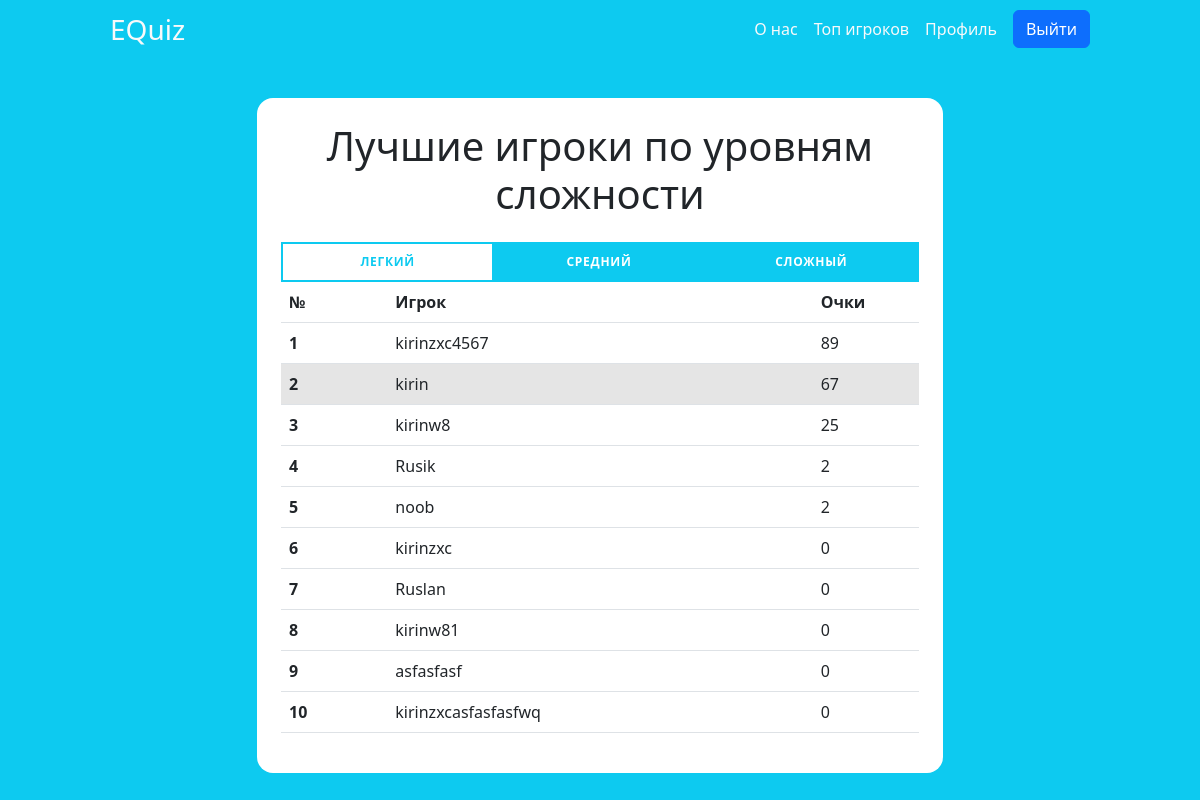
The app's page /top (signed in) with its own data.
### apps/authentication/models.py (models this page shows)
class User(AbstractUser):
    username = models.CharField(unique=True, max_length=200, error_messages={
        'unique': 'Это имя пользователя уже занято'
    })
    password = models.CharField(max_length=200)
    email = models.EmailField(unique=True, max_length=200, error_messages={
        'unique': 'Эта почта уже зарегистрирована'
    })
    phoneNumber = models.CharField(unique=True, max_length=12, error_messages={
        'unique': 'Этот номер телефона уже зарегистрирован'
    })
    first_name = None
    last_name = None

### apps/top/views.py (the view)
# urls.py: path('top',views.top, name='top'),
@login_required
def top(request):
    currentUser = request.user.username
    user_id = request.user.id
    allScoresEasy = UserScore.objects.order_by("-user_score_easy")
    allScoresMedium = UserScore.objects.order_by("-user_score_medium")
    allScoresHard = UserScore.objects.order_by("-user_score_hard")
    topPlayersEasy = {}
    topPlayersMedium = {}
    topPlayersHard = {}
    currentPlayerEasyScore = UserScore.objects.get(
        user_id=user_id).user_score_easy
    currentPlayerMediumScore = UserScore.objects.get(
        user_id=user_id).user_score_medium
    currentPlayerHardScore = UserScore.objects.get(
        user_id=user_id).user_score_hard
    count = 0
    currentPlayerEasyPlace = -1
    currentPlayerMediumPlace = -1
    currentPlayerHardPlace = -1
    for user in allScoresEasy:
        count += 1
        if len(topPlayersEasy) <= 9:
            user_id = user.user_id
            username = User.objects.get(id=user_id).username
            topPlayersEasy[username] = user.user_score_easy
            if username == currentUser:
                currentPlayerEasyPlace = count
        else:
            user_id = user.user_id
            username = User.objects.get(id=user_id).username
            if username == currentUser:
                currentPlayerEasyPlace = count
    count = 0
    for user in allScoresMedium:
        count += 1
        if len(topPlayersMedium) <= 9:
            user_id = user.user_id
            username = User.objects.get(id=user_id).username
            topPlayersMedium[username] = user.user_score_medium
            if username == currentUser:
                currentPlayerMediumPlace = count
        else:
            user_id = user.user_id
            username = User.objects.get(id=user_id).username
            if username == currentUser:
                currentPlayerMediumPlace = count
    count = 0
    for user in allScoresHard:
        count += 1
        if len(topPlayersHard) <= 9:
            user_id = user.user_id
            username = User.objects.get(id=user_id).username
            topPlayersHard[username] = user.user_score_hard
            if username == currentUser:
                currentPlayerHardPlace = count
        else:
            user_id = user.user_id
            username = User.objects.get(id=user_id).username
            if username == currentUser:
                currentPlayerHardPlace = count
    content = {
        'topPlayersEasy': topPlayersEasy.items(),
        'topPlayersMedium': topPlayersMedium.items(),
        'topPlayersHard': topPlayersHard.items(),
        'currentUser': currentUser,
        'currentPlayerEasyScore': currentPlayerEasyScore,
        'currentPlayerMediumScore': currentPlayerMediumScore,
        'currentPlayerHardScore': currentPlayerHardScore,
        'currentPlayerEasyPlace': currentPlayerEasyPlace,
        'currentPlayerMediumPlace': currentPlayerMediumPlace,
        'currentPlayerHardPlace': currentPlayerHardPlace,
    }
    return render(request, 'top.html', context=content)

### apps/top/templates/top.html (shortened to what this page needs)
{% extends 'header.html' %}
{% load static %}
{% block content %}
<link rel="stylesheet" href="{% static "css/styles.css" %}">
<div class="mt-5 col-7 d-flex flex-column mx-auto">
    <div class="p-4 rounded-4 bg-white">
        <h1 class="text-center mb-4">Лучшие игроки по уровням сложности</h1>
        <div class="tabs">
            <ul class="tabs__list w-100">
                <li class="tabs__item"><button class="tabs__btn
                        tabs__btn--active bg-info" data-tabs-path="easy">Легкий</button></li>
                <li class="tabs__item"><button class="tabs__btn"
                        data-tabs-path="medium">Средний</button></li>
                <li class="tabs__item"><button class="tabs__btn"
                        data-tabs-path="hard">Сложный</button></li>
            </ul>
            <div class="tabs__content tabs__content--active"
                data-tabs-target="easy">
                <div class="content">
                    <table class="table table-hover overflow-auto mh-100">
                        <thead>
                            <tr>
                                <th scope="col" class="col-2">№</th>
                                <th scope="col" class="col-8">Игрок</th>
                                <th scope="col" class="col-2">Очки</th>
                            </tr>
                        </thead>
                        <tbody>
                            {% if currentPlayerEasyPlace > 10 %}
                            {% for player, score in topPlayersEasy%}
                            <tr>
                                <th scope="row">{{ forloop.counter }}</th>
                                <td>{{player}}</td>
                                <td>{{score}}</td>
                            </tr>
                            {% endfor %}
                            <tr class="table-active">
                                <th scope="row">{{ currentPlayerEasyPlace }}</th>
                                <td>{{currentUser}}</td>
                                <td>{{currentPlayerEasyScore}}</td>
                            </tr>
                            {% else %}
                            {% for player, score in topPlayersEasy%}
                            {% if player == currentUser %}
                            <tr class="table-active">
                                <th scope="row">{{ forloop.counter }}</th>
                                <td>{{player}}</td>
                                <td>{{score}}</td>
                            </tr>
                            {% else %}
                            <tr>
                                <th scope="row">{{ forloop.counter }}</th>
                                <td>{{player}}</td>
                                <td>{{score}}</td>
                            </tr>
                            {% endif %}
                            {% endfor %}
                            {% endif %}
                        </tbody>
                    </table>
                </div>
            </div>
        </div>
    </div>
</div>
{% endblock content %}

### apps/top/static/css/styles.css (style rules this page uses)
.tabs { position: relative; }
.tabs__list { border: 2px solid rgb(13, 202, 240); list-style-type: none; padding: 0; margin: 0; display: flex; align-items: center; }
.tabs__item { display: flex; justify-content: center; align-items: center; width: calc(100% / 3); background-color: rgb(13, 202, 240); }
.tabs__btn { width: 100%; padding: 10px; border: none; color: #fff; cursor: pointer; font-weight: 600; font-size: 12px; line-height: 16px; text-align: center; letter-spacing: 0.06em; text-transform: uppercase; transition: background-color 0.15s ease-in-out, color 0.15s ease-in-out; background-color: transparent; }
.tabs__item:not(:last-child) { border-right: 2px solid rgb(13, 202, 240); }
.tabs__btn--active { color: rgb(13, 202, 240); transition: background-color 0.3s ease-in-out, color 0.3s ease-in-out; pointer-events: none; background-color: #fff !important; }
.tabs__content { display: none; background-color: #fff; }
.tabs__content--active { display: block; }

### records on screen
User: topPlayersEasy "kirinzxc4567"
User: topPlayersEasy "kirin"
User: topPlayersEasy "kirinw8"
User: topPlayersEasy "Rusik"
User: topPlayersEasy "noob"
User: topPlayersEasy "kirinzxc"
User: topPlayersEasy "Ruslan"
User: topPlayersEasy "kirinw81"
User: topPlayersEasy "asfasfasf"
User: topPlayersEasy "kirinzxcasfasfasfwq"

### other values on screen
{{ score }} "89" "25" "2" "2" "0" "0" "0" "0" "0"
{{ score }} "67"
